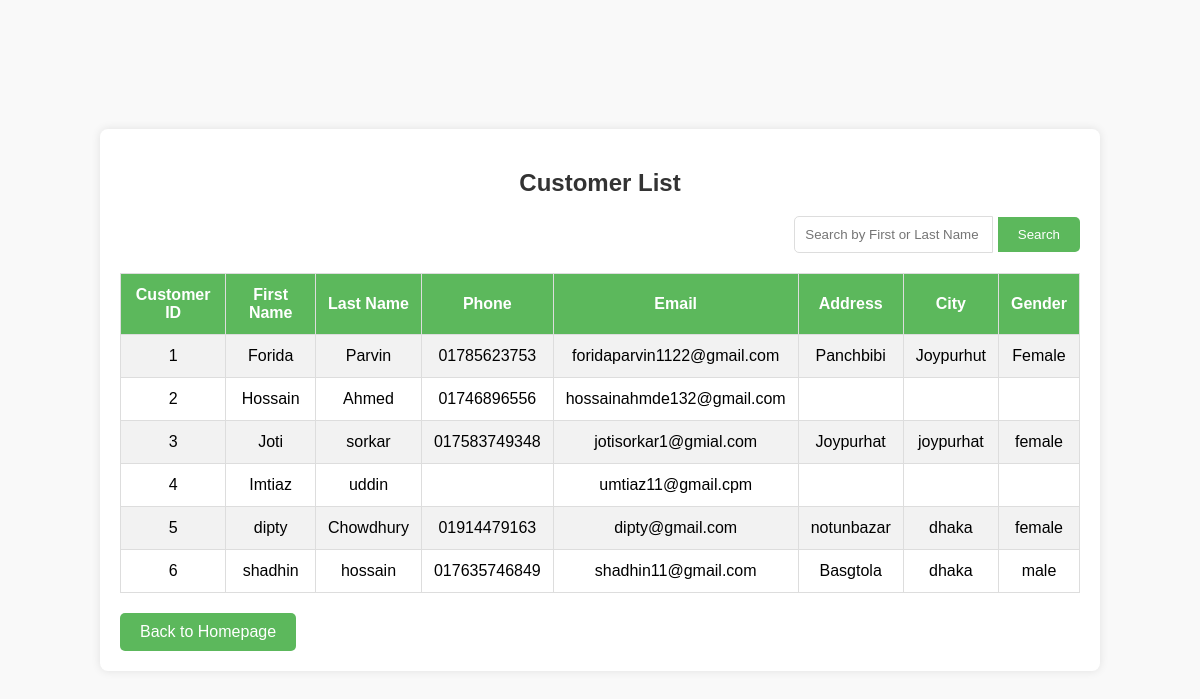
The page /ZTOBCS/Home/cusview.php on the database its author committed.
### tables this page shows
CREATE TABLE `customers` (
  `CustomerID` int(11) NOT NULL,
  `FirstName` varchar(50) DEFAULT NULL,
  `LastName` varchar(50) DEFAULT NULL,
  `Phone` varchar(15) DEFAULT NULL,
  `Email` varchar(100) NOT NULL,
  `Address` varchar(255) DEFAULT NULL,
  `City` varchar(50) DEFAULT NULL,
  `Gender` varchar(10) DEFAULT NULL,
  `PasswordHash` varchar(300) DEFAULT NULL
);

### ZTOBCS/Home/cusview.php (the view, shortened to what this page needs)
<?php
include '../db.php';
$searchTerm = isset($_GET['search']) ? $_GET['search'] : '';
if ($searchTerm) {
    $query = "SELECT * FROM Customers WHERE FirstName LIKE ? OR LastName LIKE ?";
    $stmt = $conn->prepare($query);
    $searchTermWildcard = '%' . $searchTerm . '%';
    $stmt->bind_param("ss", $searchTermWildcard, $searchTermWildcard);
} else {
    $query = "SELECT * FROM Customers";
    $stmt = $conn->prepare($query);
}
$stmt->execute();
$result = $stmt->get_result();
?>
<!DOCTYPE html>
<html lang="en">
<head>
</head>
<body>
    <div class="customer-container">
        <h2>Customer List</h2>
        <div class="search-box">
            <form method="get" action="cusview.php">
                <input type="text" name="search" placeholder="Search by First or Last Name" value="<?php echo htmlspecialchars($searchTerm); ?>">
                <button type="submit">Search</button>
            </form>
        </div>
        <table>
            <tr>
                <th>Customer ID</th>
                <th>First Name</th>
                <th>Last Name</th>
                <th>Phone</th>
                <th>Email</th>
                <th>Address</th>
                <th>City</th>
                <th>Gender</th>
            </tr>
            <?php
                if ($result->num_rows > 0) {
                    while($row = $result->fetch_assoc()) {
                        echo "<tr>
                                <td>" . $row["CustomerID"] . "</td>
                                <td>" . $row["FirstName"] . "</td>
                                <td>" . $row["LastName"] . "</td>
                                <td>" . $row["Phone"] . "</td>
                                <td>" . $row["Email"] . "</td>
                                <td>" . $row["Address"] . "</td>
                                <td>" . $row["City"] . "</td>
                                <td>" . $row["Gender"] . "</td>
                              </tr>";
                    }
                } else {
                    echo "<tr><td colspan='8'>No customers found</td></tr>";
                }
            ?>
        </table>
        <a href="homepage.php" class="back-button">Back to Homepage</a>
    </div>
</body>
</html>

### ZTOBCS/Home/cusview.php (style rules this page uses)
body { font-family: Arial, sans-serif; background-color: #f9f9f9; display: flex; justify-content: center; align-items: center; height: 100vh; margin: 0; }
.customer-container { width: 80%; margin: 20px auto; background-color: #fff; padding: 20px; border-radius: 8px; box-shadow: 0 0 10px rgba(0, 0, 0, 0.1); }
h2 { text-align: center; color: #333; }
.search-box { width: 100%; display: flex; justify-content: flex-end; margin-bottom: 20px; }
.search-box input[type="text"] { flex-grow: 1; padding: 10px; border: 1px solid #ddd; border-radius: 5px 0 0 5px; }
.search-box button { padding: 10px 20px; border: none; background-color: #5cb85c; color: white; border-radius: 0 5px 5px 0; cursor: pointer; }
table { width: 100%; border-collapse: collapse; margin-top: 20px; }
th, td { padding: 12px; border: 1px solid #ddd; text-align: center; }
th { background-color: #5cb85c; color: white; }
tr:nth-child(even) { background-color: #f2f2f2; }
.back-button { display: inline-block; margin-top: 20px; padding: 10px 20px; background-color: #5cb85c; color: white; border: none; border-radius: 5px; text-align: center; text-decoration: none; cursor: pointer; }

### rows shown on the page
customers: CustomerID "1", FirstName "Forida", LastName "Parvin", Phone "01785623753", Email "foridaparvin1122@gmail.com", Address "Panchbibi", City "Joypurhut", Gender "Female"
customers: CustomerID "2", FirstName "Hossain", LastName "Ahmed", Phone "01746896556", Email "hossainahmde132@gmail.com"
customers: CustomerID "3", FirstName "Joti", LastName "sorkar", Phone "017583749348", Email "jotisorkar1@gmial.com", Address "Joypurhat", City "joypurhat", Gender "female"
customers: CustomerID "4", FirstName "Imtiaz", LastName "uddin", Email "umtiaz11@gmail.cpm"
customers: CustomerID "5", FirstName "dipty", LastName "Chowdhury", Phone "01914479163", Email "dipty@gmail.com", Address "notunbazar", City "dhaka", Gender "female"
customers: CustomerID "6", FirstName "shadhin", LastName "hossain", Phone "017635746849", Email "shadhin11@gmail.com", Address "Basgtola", City "dhaka", Gender "male"
